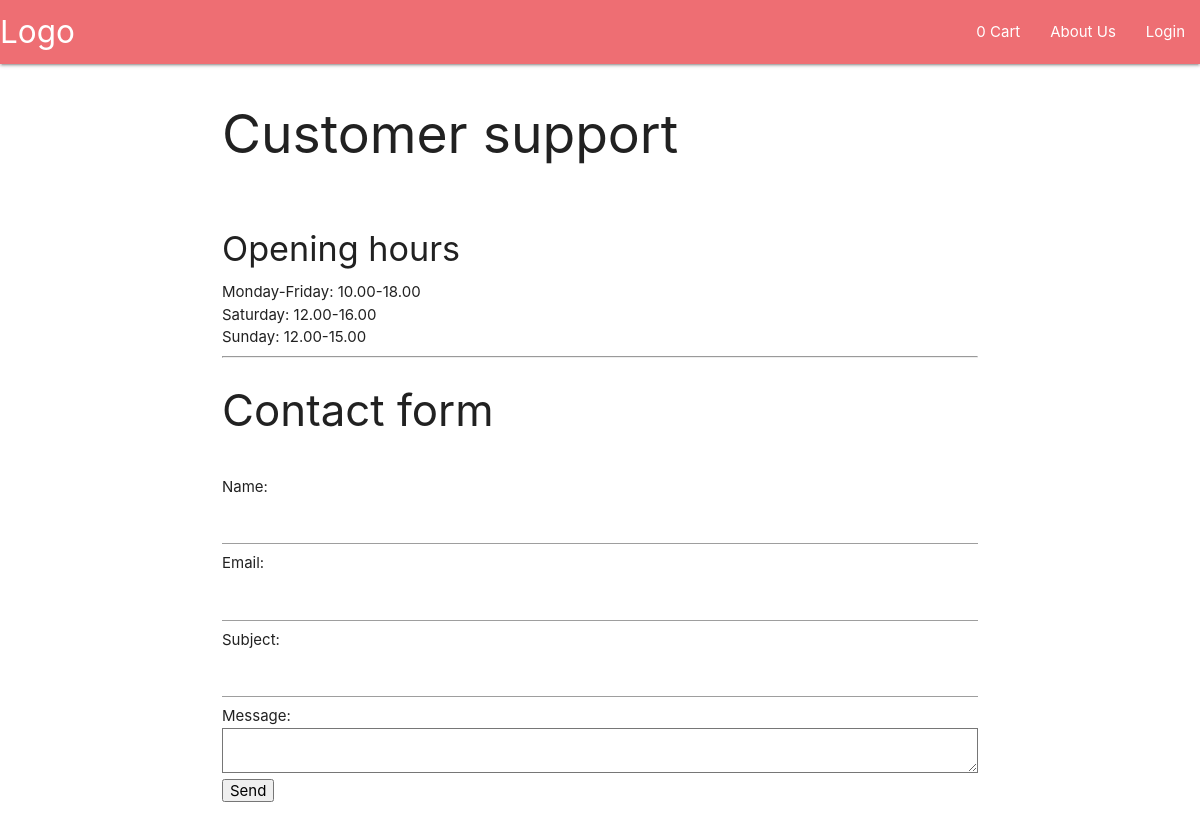
/contact-form/contact.php, run on the app's committed database.
### tables this page shows
CREATE TABLE OpeningHours
(
    openinghoursID int NOT NULL AUTO_INCREMENT PRIMARY KEY,
    `day` varchar(50) NOT NULL,
    startTime DECIMAL(4,2) NOT NULL,
    endtime DECIMAL(4,2) NOT Null
);

### contact-form/contact.php (the view, shortened to what this page needs)
<?php require_once "../connection/dbcon.php";
require "../header.php"
?>
<!DOCTYPE html>
<html lang="en">
<head>
    <link rel="stylesheet" href="https://cdnjs.cloudflare.com/ajax/libs/materialize/1.0.0/css/materialize.min.css">
</head>
<?php
$dbCon = dbCon();
$query = $dbCon->prepare("SELECT * FROM OpeningHours");
$query->execute();
$getData = $query->fetchAll();
?>
<body>
<div class="container">
    <div class="row">
        <h2>Customer support</h2>
        <br>
        <h4>Opening hours</h4>
        <tr >
    <?php
    foreach($getData as $openingHour){
        echo $openingHour['day']. ": ". $openingHour['startTime']. "-". $openingHour['endtime']. "<br>";
    }
    ?>
        </tr>
        <hr>
        <h3>Contact form</h3>
        <br>
        <form action="contactData.php" method="post">
        Name: <input type="text" name="name" size="30">
        Email: <input type="text" name="email" size="30">
        Subject: <input type="text" name="subject" size="30">
        Message:<textarea name="message" cols="30" rows="30"></textarea>
        <input type="submit" id="submit" name="submit" value="Send">
</form>
    </div>
</div>
</body>
</html>

### css/style.css (style rules this page uses)
.row { padding: 5px 5% !important; }

### data on the page
openinghours: day "Monday-Friday", startTime "10.00", endtime "18.00"
openinghours: day "Saturday", startTime "12.00", endtime "16.00"
openinghours: day "Sunday", startTime "12.00", endtime "15.00"

### other printed values
$iq "0"
